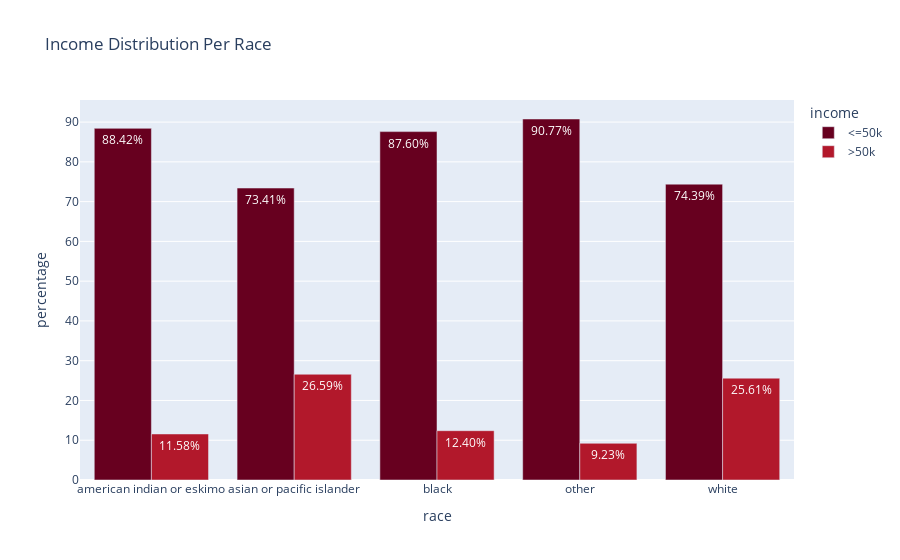

The notebook cell this image was saved under:
### Code cell
fig = px.bar(
    adult_df_income_race,
    x = 'race',
    y = 'percentage',
    color = 'income',
    title='Income Distribution Per Race ',
    barmode='group',
    color_discrete_sequence=px.colors.sequential.RdBu,
    text='percentage'
)
fig.update_traces(texttemplate = '%{text:.2f}%')
fig.show()

### Figure 1 — Plotly figure (JSON) as saved in the notebook; plotly's stock layout.template omitted (floating-point values rounded to 4 significant figures)
{"data": [{"alignmentgroup": "True", "hovertemplate": "income=<=50k<br>race=%{x}<br>percentage=%{text}<extra></extra>", "legendgroup": "<=50k", "marker": {"color": "rgb(103,0,31)", "pattern": {"shape": ""}}, "name": "<=50k", "offsetgroup": "<=50k", "orientation": "v", "showlegend": true, "text": [88.42, 73.41, 87.6, 90.77, 74.39], "textposition": "auto", "texttemplate": "%{text:.2f}%", "type": "bar", "x": ["american indian or eskimo", "asian or pacific islander", "black", "other", "white"], "xaxis": "x", "y": [88.42, 73.41, 87.6, 90.77, 74.39], "yaxis": "y"}, {"alignmentgroup": "True", "hovertemplate": "income=>50k<br>race=%{x}<br>percentage=%{text}<extra></extra>", "legendgroup": ">50k", "marker": {"color": "rgb(178,24,43)", "pattern": {"shape": ""}}, "name": ">50k", "offsetgroup": ">50k", "orientation": "v", "showlegend": true, "text": [11.58, 26.59, 12.4, 9.225, 25.61], "textposition": "auto", "texttemplate": "%{text:.2f}%", "type": "bar", "x": ["american indian or eskimo", "asian or pacific islander", "black", "other", "white"], "xaxis": "x", "y": [11.58, 26.59, 12.4, 9.225, 25.61], "yaxis": "y"}], "layout": {"autosize": true, "barmode": "group", "legend": {"title": {"text": "income"}, "tracegroupgap": 0}, "title": {"text": "Income Distribution Per Race "}, "xaxis": {"anchor": "y", "autorange": true, "domain": [0, 1], "range": [-0.5, 4.5], "title": {"text": "race"}, "type": "category"}, "yaxis": {"anchor": "x", "autorange": true, "domain": [0, 1], "range": [0, 95.55], "title": {"text": "percentage"}, "type": "linear"}}}
